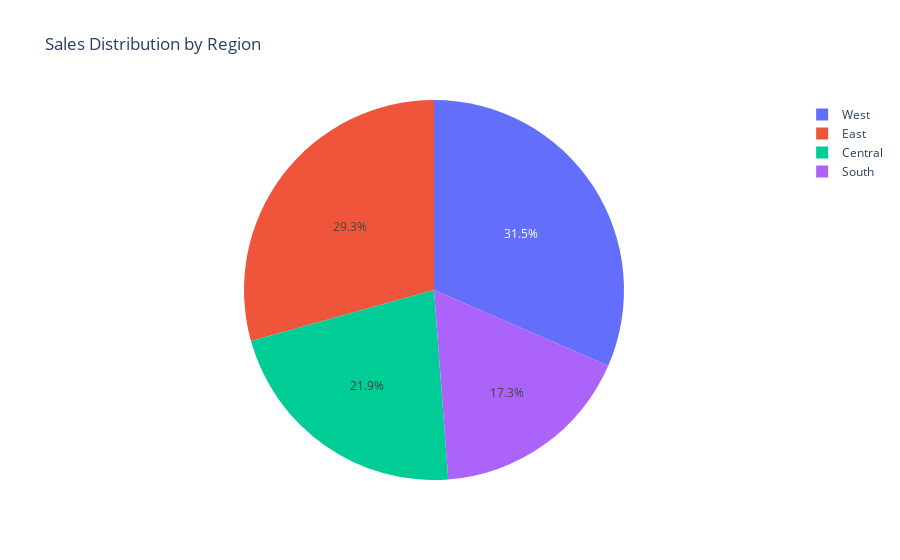

Here is the notebook cell this chart was saved with:
### Markdown cell above
### Sales Distribution By Region

### Code cell
fig = px.pie(df.groupby("Region")["Sales"].sum().reset_index(),
             names='Region', values='Sales',
             title="Sales Distribution by Region")
fig.show()

### Figure 1 — Plotly figure (JSON) as saved in the notebook; plotly's stock layout.template omitted (floating-point values rounded to 4 significant figures)
{"data": [{"domain": {"x": [0, 1], "y": [0, 1]}, "hovertemplate": "Region=%{label}<br>Sales=%{value}<extra></extra>", "labels": ["Central", "East", "South", "West"], "legendgroup": "", "name": "", "showlegend": true, "type": "pie", "values": [492600.0, 660600.0, 389200.0, 710200.0]}], "layout": {"legend": {"tracegroupgap": 0}, "title": {"text": "Sales Distribution by Region"}}}
